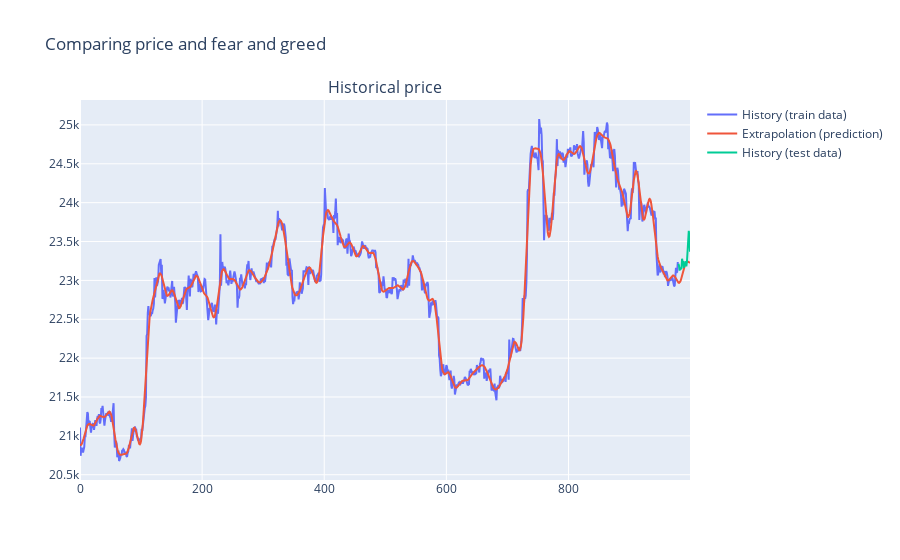

Notebook code for this chart:
### Code cell
fig = make_subplots(
    rows=1, cols=1, subplot_titles=("Historical price", "Fear and Greed indicator")
)

fig.add_trace(
    go.Scatter(
        name="History (train data)",
        x=np.arange(0, x.size),
        y=x,
    ),
    row=1,
    col=1,
)
fig.add_trace(
    go.Scatter(
        name="Extrapolation (prediction)",
        x=np.arange(0, extrapolation.size),
        y=extrapolation,
    ),
    row=1,
    col=1,
)
fig.add_trace(
    go.Scatter(
        name="History (test data)",
        x=np.arange(x.size, extrapolation.size),
        y=test_data,
    ),
    row=1,
    col=1,
)
fig.update_layout(
    xaxis_rangeslider_visible=False,
    showlegend=True,
    title_text="Fourrier extrapolation (prediction)",
)

### Figure 1 — Plotly figure (JSON) as saved in the notebook; plotly's stock layout.template omitted (floating-point values rounded to 4 significant figures; data arrays with more than 128 entries replaced by an {"elided": "..."} marker saying what was removed)
{"data": [{"name": "History (train data)", "type": "scatter", "x": {"elided": "980 int values"}, "xaxis": "x", "y": {"elided": "980 float values"}, "yaxis": "y"}, {"name": "Extrapolation (prediction)", "type": "scatter", "x": {"elided": "1000 int values"}, "xaxis": "x", "y": {"elided": "1000 float values"}, "yaxis": "y"}, {"name": "History (test data)", "type": "scatter", "x": [980, 981, 982, 983, 984, 985, 986, 987, 988, 989, 990, 991, 992, 993, 994, 995, 996, 997, 998, 999], "xaxis": "x", "y": [23220.0, 23190.0, 23130.0, 23170.0, 23150.0, 23150.0, 23280.0, 23230.0, 23250.0, 23160.0, 23210.0, 23200.0, 23250.0, 23180.0, 23240, 23490.0, 23500.0, 23638, 23560.0, 23370.0], "yaxis": "y"}], "layout": {"annotations": [{"font": {"size": 16}, "showarrow": false, "text": "Historical price", "x": 0.5, "xanchor": "center", "xref": "paper", "y": 1, "yanchor": "bottom", "yref": "paper"}], "showlegend": true, "title": {"text": "Comparing price and fear and greed"}, "xaxis": {"anchor": "y", "domain": [0, 1], "rangeslider": {"visible": false}}, "yaxis": {"anchor": "x", "domain": [0, 1]}}}
